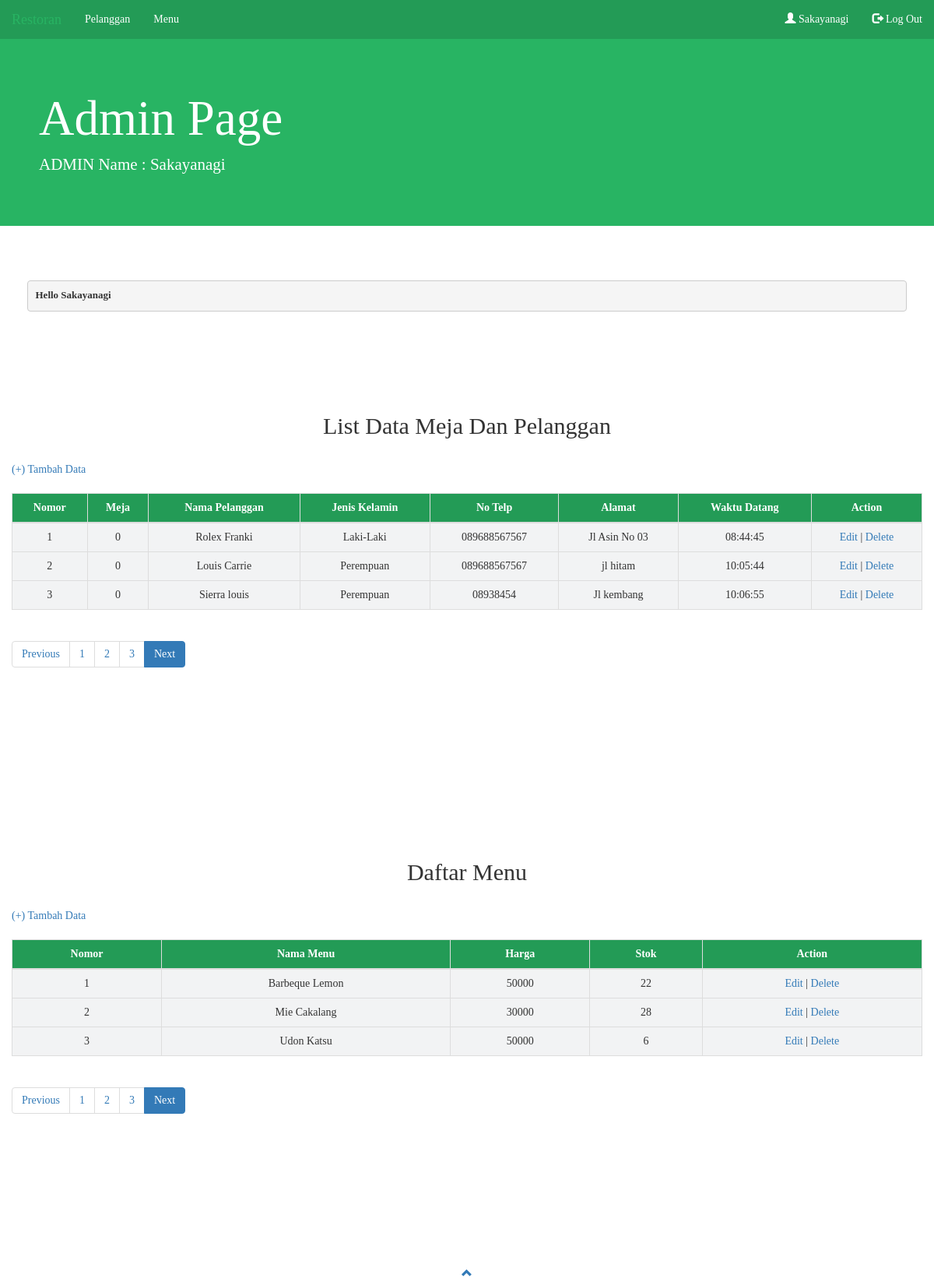
The page /Page/Admin.php (signed in) on the database its author committed.
### tables this page shows
CREATE TABLE `pelanggan` (
  `idpelanggan` varchar(9) NOT NULL,
  `Namapelanggan` varchar(50) NOT NULL,
  `Jeniskelamin` enum('Laki-Laki','Perempuan') NOT NULL,
  `Nohp` varchar(15) NOT NULL,
  `Alamat` varchar(100) NOT NULL,
  `meja` int(11) NOT NULL,
  `waktudatang` time DEFAULT NULL
);

CREATE TABLE `menu` (
  `idmenu` varchar(9) NOT NULL,
  `NamaMenu` varchar(15) NOT NULL,
  `Harga` int(11) NOT NULL,
  `stok` int(5) NOT NULL
);

### Page/Admin.php (the view, shortened to what this page needs)
<?php
    $nama = $_SESSION['nama'];
?>
<!DOCTYPE html>
<html lang="en" dir="ltr">
<head>
    <link rel="stylesheet" href="https://maxcdn.bootstrapcdn.com/bootstrap/3.4.1/css/bootstrap.min.css">
</head>
<body>
  <nav class="navbar navbar-inverse" style="margin-bottom: 0;">
      <div class="container-fluid">
        <div class="navbar-header" id="navbar"><a class="navbar-brand" href="#">Restoran</a></div>
        <ul class="nav navbar-nav ml-auto">
          <li class="nav-iten"><a href="#pelanggan">Pelanggan</a></li>
          <li class="nav-item"><a href="#menu">Menu</a></li>
        </ul>
        <ul class="nav navbar-nav navbar-right" >
          <li><a href="#"><span class="glyphicon glyphicon-user"></span><?php echo " ".$nama; ?></a></li>
          <li><a href="../Procces/Logout.php"><span class="glyphicon glyphicon-log-out"></span> Log Out</a></li>
        </ul>
      </div>
    </nav>
    <div class="jumbotron">
      <h1 style="padding-left: 50px;">Admin Page</h1>
      <p class="lead" style="padding-left: 50px">ADMIN Name : <?php echo $nama ?></p>
    </div>
    <div class="row" style="padding-left:50px; padding-right: 50px;">
      <?php
        echo "<br/><br/>";
        echo "<pre><b>Hello ".$nama." </b>";
      ?>
    </div>
    <div id="pelanggan" class="container-fluid" style="padding-top: 100px; padding-bottom: 100px;">
      <h2 align="center">List Data Meja Dan Pelanggan</h2><br>
      <div>
        <a href="../FormAdd/AddPelangganForm.php"><i class="fas fa-plus"></i>(+) Tambah Data</a>
      </div></br>
      <table class="table table-bordered table-hover">
        <thead>
          <tr>
            <th style="text-align: center">Nomor</th>
            <th style="text-align: center">Meja</th>
            <th style="text-align: center">Nama Pelanggan</th>
            <th style="text-align: center">Jenis Kelamin</th>
            <th style="text-align: center">No Telp</th>
            <th style="text-align: center">Alamat</th>
            <th style="text-align: center">Waktu Datang</th>
            <th style="text-align: center">Action</th>
          </tr>
        </thead>
      <tbody>
        <?php
        include '../Connection/Connection.php';
        $batas = 3;
        $halaman = isset($_GET['halamanp'])?(int)$_GET['halamanp'] : 1;
        $halaman_awal = ($halaman>1) ? ($halaman * $batas) - $batas : 0;
        $previous = $halaman - 1;
        $next = $halaman + 1;
        $data = mysqli_query($koneksi, "SELECT * FROM pelanggan");
        $jumlah_data = mysqli_num_rows($data);
        $total_halaman = ceil($jumlah_data / $batas);
        $data_menu = mysqli_query($koneksi, "SELECT * FROM pelanggan limit $halaman_awal, $batas");
        $nomor = $halaman_awal + 1;
        while($d = mysqli_fetch_array($data_menu)){
        ?>
        <tr>
          <td style="text-align: center;"><?php echo $nomor++; ?></td>
          <td style="text-align: center;"><?php echo $d['meja']; ?></td>
          <td style="text-align: center;"><?php echo $d['Namapelanggan']; ?></td>
          <td style="text-align: center;"><?php echo $d['Jeniskelamin']; ?></td>
          <td style="text-align: center;"><?php echo $d['Nohp']; ?></td>
          <td style="text-align: center;"><?php echo $d['Alamat']; ?></td>
          <td style="text-align: center;"><?php echo $d['waktudatang']; ?></td>
          <td style="text-align: center;"><a title="edit" href="<?php echo "../FormUpdate/UpdatePelangganForm.php?id=".$d['idpelanggan'] ?> ">Edit</a> | <a title="delete" onclick="return confirm('Really ?')" href="<?php echo "../ProccesDelete/DeletePelanggan.php?id=".$d['idpelanggan'] ?> ">Delete</a></td>
        </tr>
        <?php
          }
        ?>
        </tbody>
        </table>
        <nav>
            <ul class="pagination justify-content-center">
              <li class="page-item">
                <a class="page-link" <?php if($halaman > 1){ echo "href='?halamanp=".$previous."&#pelanggan'"; } ?>>Previous</a>
              </li>
              <?php
              for ($x =1; $x <= $total_halaman; $x++){
              ?>
              <li class="page-item"><a class="page-link" href="?halamanp=<?php echo $x ?>&#pelanggan"><?php echo $x; ?></a></li>
              <?php
                }
              ?>
              <li class="page-item active">
                <a class="page-link" <?php if($halaman < $total_halaman){ echo "href='?halamanp=".$next."&#pelanggan'"; } ?>>Next</a>
              </li>
            </ul>
          </nav>
    </div>
    <div id="menu" class="container-fluid" style="padding-top: 100px; padding-bottom: 100px;">
      <h2 align="center">Daftar Menu</h2><br>
      <div>
        <a href="../FormAdd/AddMenuForm.php"><i class="fas fa-plus"></i>(+) Tambah Data</a>
      </div></br>
      <table class="table table-bordered table-hover">
        <thead>
          <tr>
            <th style="text-align: center">Nomor</th>
            <th style="text-align: center">Nama Menu</th>
            <th style="text-align: center">Harga</th>
            <th style="text-align: center">Stok</th>
            <th style="text-align: center">Action</th>
          </tr>
        </thead>
        <tbody>
          <?php
          include '../Connection/Connection.php';
          $batas = 3;
          $halaman = isset($_GET['halamanmenu'])?(int)$_GET['halamanmenu'] : 1;
          $halaman_awal = ($halaman>1) ? ($halaman * $batas) - $batas : 0;
          $previous = $halaman - 1;
          $next = $halaman + 1;
          $data = mysqli_query($koneksi, "SELECT * FROM menu");
          $jumlah_data = mysqli_num_rows($data);
          $total_halaman = ceil($jumlah_data / $batas);
          $data_menu = mysqli_query($koneksi, "select * from menu limit $halaman_awal, $batas");
          $nomor = $halaman_awal + 1;
          while($d = mysqli_fetch_array($data_menu)){
            ?>
            <tr>
              <td style="text-align: center;"><?php echo $nomor++; ?></td>
              <td style="text-align: center;"><?php echo $d['NamaMenu']; ?></td>
              <td style="text-align: center;"><?php echo $d['Harga']; ?></td>
              <td style="text-align: center;"><?php echo $d['stok']; ?></td>
              <td style="text-align: center;"><a href="<?php echo "../FormUpdate/UpdateMenuForm.php?id=".$d['idmenu'] ?> ">Edit</a> | <a title="delete" onclick="return confirm('Really ?')" href="<?php echo "../ProccesDelete/DeleteMenu.php?id=".$d['idmenu'] ?> ">Delete</a></td>
            </tr>
            <?php
              }
            ?>
            </tbody>
          </table>
          <nav>
              <ul class="pagination justify-content-center">
                <li class="page-item">
                  <a class="page-link" <?php if($halaman > 1){ echo "href='?halamanmenu=".$previous."&#menu'"; } ?>>Previous</a>
                </li>
                <?php
                for ($x =1; $x <= $total_halaman; $x++){
                ?>
                <li class="page-item"><a class="page-link" href="?halamanmenu=<?php echo $x ?>&#menu"><?php echo $x; ?></a></li>
                <?php
                  }
                ?>
                <li class="page-item active">
                  <a class="page-link" <?php if($halaman < $total_halaman){ echo "href='?halamanmenu=".$next."&#menu'"; } ?>>Next</a>
                </li>
                </ul>
            </nav>
        </div>
        <footer class="container-fluid text-center">
            <a href="#navbar" title="To Top">
              <span class="glyphicon  glyphicon-chevron-up"></span>
            </a><br>
        </footer>
</body>
</html>

### Page/Admin.php (style rules this page uses)
* { font-family: verdana; }
.jumbotron { margin-top:0px; background-color: #28B463; color: #ffff; }
th { background-color: #239B56; color: #ffff; }
td { background-color: #F2F3F4; }
footer { margin-top: 70px; }
span { font-size: 1em; }
.navbar-inverse { background-color:#239B56; border:none; border-radius: 0px; }
.navbar-inverse .navbar-brand { color: #ffff; }
.navbar-inverse .navbar-nav>li>a { color: #ffff; }

### rows shown on the page
pelanggan: meja "0", Namapelanggan "Rolex Franki", Jeniskelamin "Laki-Laki", Nohp "089688567567", Alamat "Jl Asin No 03", waktudatang "08:44:45"
pelanggan: meja "0", Namapelanggan "Louis Carrie", Jeniskelamin "Perempuan", Nohp "089688567567", Alamat "jl hitam", waktudatang "10:05:44"
pelanggan: meja "0", Namapelanggan "Sierra louis", Jeniskelamin "Perempuan", Nohp "08938454", Alamat "Jl kembang", waktudatang "10:06:55"
menu: NamaMenu "Barbeque Lemon", Harga "50000", stok "22"
menu: NamaMenu "Mie Cakalang", Harga "30000", stok "28"
menu: NamaMenu "Udon Katsu", Harga "50000", stok "6"

### other values the page prints
$nama "Sakayanagi"
